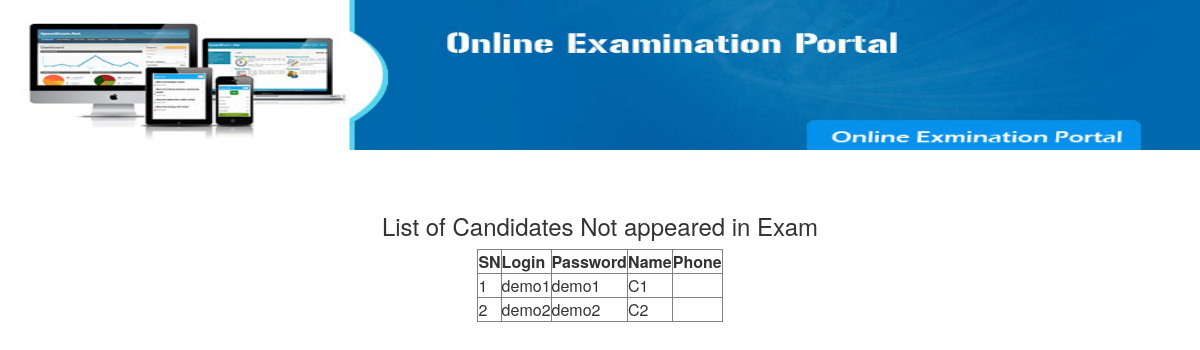
Screenshot of /admin/list.php with the database file from the repository.
### tables this page shows
CREATE TABLE `mst_user` (
  `user_id` int(11) NOT NULL,
  `login` varchar(20) DEFAULT NULL,
  `pass` varchar(20) DEFAULT NULL,
  `username` varchar(30) DEFAULT NULL,
  `phone` varchar(11) DEFAULT NULL,
  `phone2` varchar(10) NOT NULL,
  `email` varchar(30) NOT NULL,
  `qlf` varchar(20) NOT NULL
);

### admin/list.php (the view, shortened to what this page needs)
<html>
    <head>
        <link href="../quiz.css" rel="stylesheet" type="text/css">
<link rel="stylesheet" href="css/bootstrap.min.css"/>
    </head>
    <body>
        <?php
include("header.php");
?>
<br>
<h3 align=center> List of Candidates Not appeared in Exam </h3>
<table align=center border=1>
    <tr>
        <th>SN</th>
        <th>Login</th>
        <th>Password</th>
        <th>Name</th>
        <th>Phone</th>
    </tr>
<?php
include("../database.php");
$stm="select * from mst_user";
$usr=$conn->query($stm);
$t=0;
while($usrrow=mysqli_fetch_array($usr))
{
	$found=0;
	if($found==0)
	{   $t++;
		echo "<tr> <td> $t </td> <td> $usrrow[login] </td> <td> $usrrow[pass]</td> <td> $usrrow[username] </td> <td> $usrrow[phone]</td> </tr>";
	}
}
?>
</table>
</body>
</html>

### quiz.css (style rules this page uses)
body { margin-left: 0px; margin-top: 0px; }

### rows the page displays
mst_user: login "demo1", pass "demo1", username "C1"
mst_user: login "demo2", pass "demo2", username "C2"
